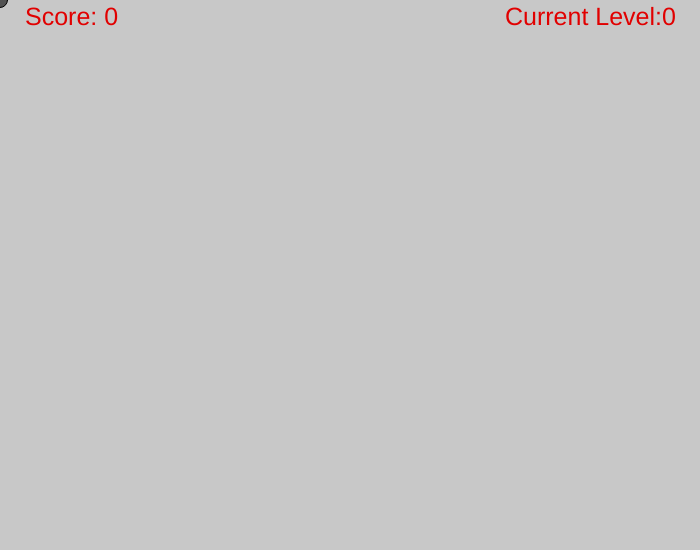
Frame 1 (no input)
Frame 60 (no input): identical to frame 1, image omitted
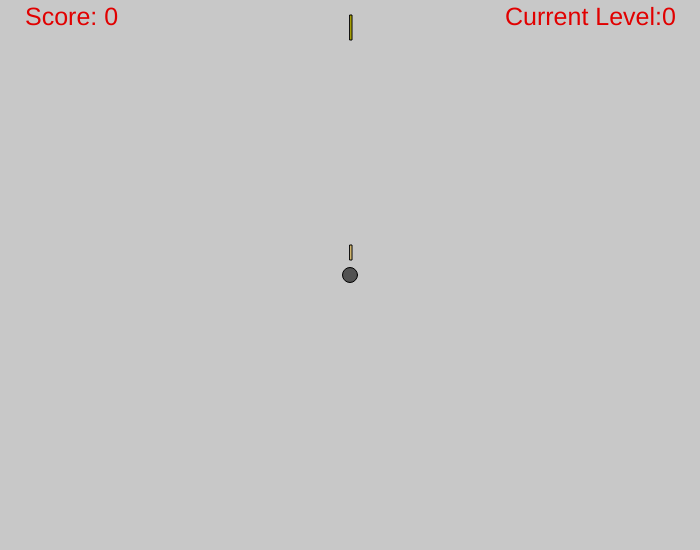
Frame 120 (the mouse pressed at the canvas centre since frame 60)

The p5.js sketch that drew these frames (run headless with seeded random() and noise() and a simulated clock; from frame 60 on, the mouse is pressed at the canvas centre):

// p5.js sketch
// ── sketch.js
let bullets=[];
let enemies=[];
var score =0;
var Level=0;

var maxLevel=0;

function setup() {
  createCanvas(700, 550);
  
 setInterval(function(){
    for(let i=0;i<=0.1;i++){
    let enemy={
      x:random(0,width),
      y:random(-500,0)
    }
  
    enemies.push(enemy);
  }
 },400)
  
  setInterval(function(){
    maxLevel=max(maxLevel,Level);
  },500)
  

}

function draw() {
  textSize(25)
  background(200);
   
  var posx=mouseX;
  var posy=mouseY;
  //var posy=height-50;
  fill(0,0,0,150);
 circle(posx,posy,15);
  fill(251, 200, 65,150);
 rect(posx,posy-30,2,15)
  for(let bullet of bullets){
    fill(183, 175, 5);
    bullet.y-=10;
    rect(bullet.x,bullet.y,2,25);
  }
  
  for(let enemy of enemies){
    fill(0,0,0,50);
    enemy.y+=5;
    rect(enemy.x,enemy.y,20);
    if((enemy.y>height)||(dist(enemy.x,enemy.y,posx,posy)<20)){
      score--;
      enemies.splice(enemies.indexOf(enemy),1);
    }
    if(checkScore()==true){
      fill(200,0,0);
      text("Game Over",300,150);
      if(maxLevel>0)
        text("Your Max Level: "+maxLevel,270,175);
      else {
         
        text("Your Max Level: "+maxLevel,275,175);
       
        
      }
      
      noLoop();
    }
    // if(score>=500){
    //   fill( 50,225,100);
    //   text("Congratulations",250,150);
    //   noLoop();
    // }

  }
    for(let enemy of enemies){
      for(let bullet of bullets){
        if(dist(enemy.x,enemy.y,bullet.x,bullet.y)<20){
          enemies.splice(enemies.indexOf(enemy),1);
          bullets.splice(bullets.indexOf(bullet),1);
          score++;
          
        }
      }
  }
  if(score<=0){
    fill(225,0,0);
    text("Score: "+score,25,25);
  }
  if(score>0){
     fill(0,175,0);
    text("Score: "+score,25,25);
  }
  if(score>0)
    Level=floor((score/50))+1;
  else Level=0;
  
  
    text("Current Level:"+Level,width-195,25);
 
    
}

setInterval(function(){
  let bullet={
    x:mouseX,
    y:mouseY
  }
  bullets.push(bullet);
},200)

function checkScore(){
  if(score<0)
    return true;
  else return false;
}


// function mousePressed(){
//   let bullet={
//     x:mouseX,
//     y:mouseY
//   }
//   bullets.push(bullet);
// }
